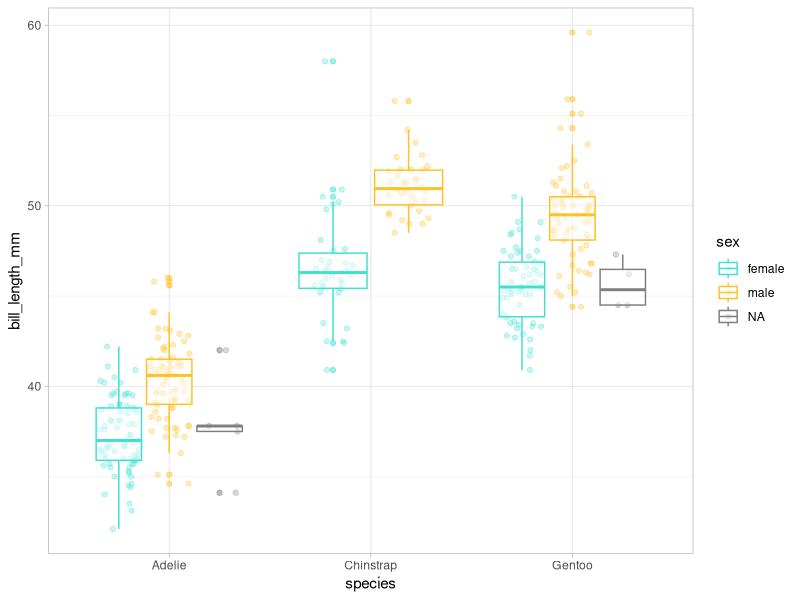
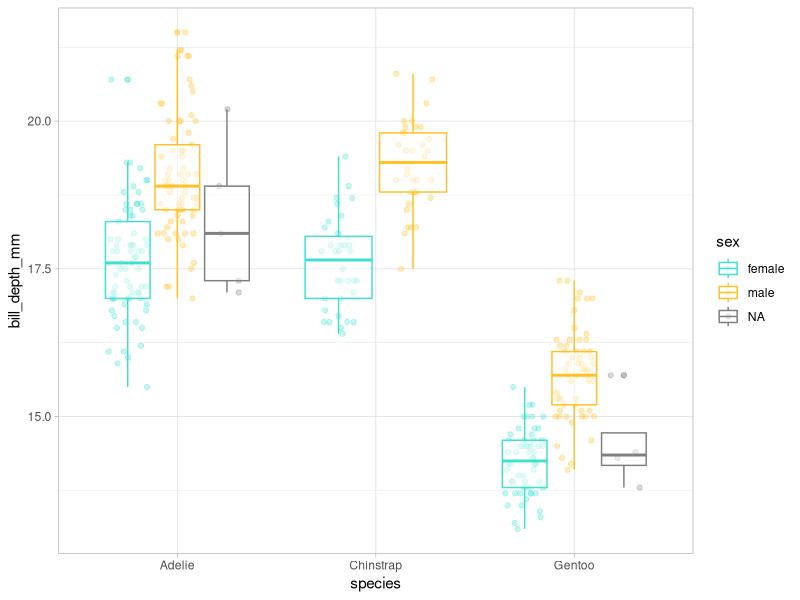
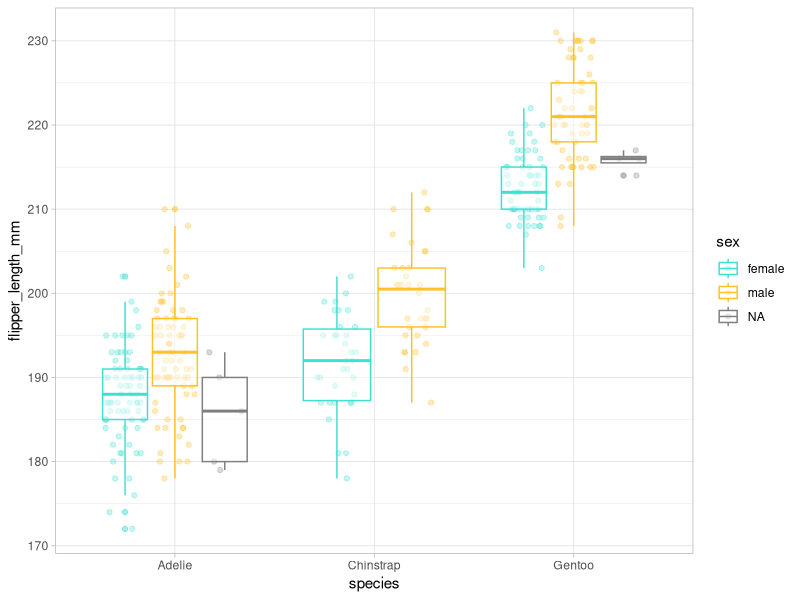
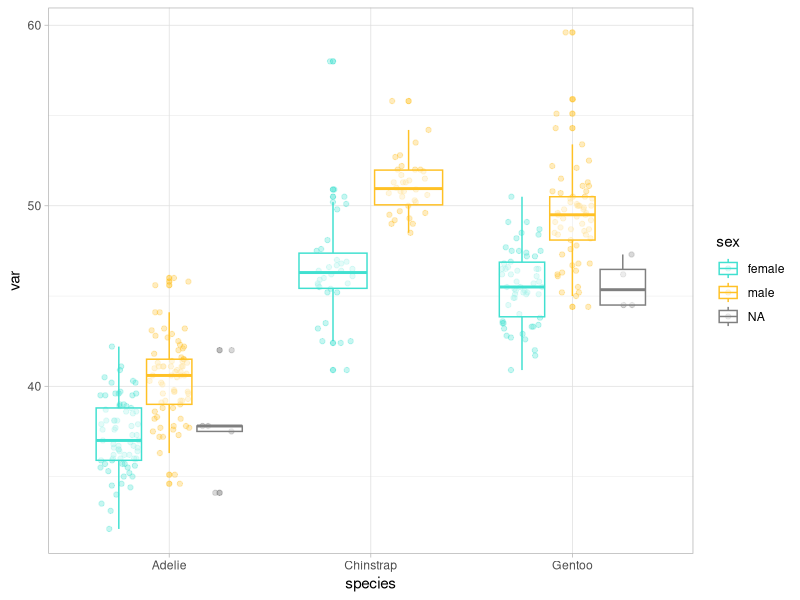

The R script that drew these images, in order: (Note: this script raises an error after producing the figures.)
## ---- chunk 1
#| warning: false

library(tidyverse)

d <- c("hi", "hola", "hola", "hi")

length(unique(d))  

d |> unique() |> length() # Ctrl + Shift + M para poner un pipe

## ---- chunk 2
#| warning: false

taludes <- read_delim(file = "taludes.csv", delim = ",")

taludes

taludes_bien <- read_delim(file = "taludes.csv", 
  delim = ",", col_types = list(Luz = "f", Agua = "f"))

taludes_bien
View(taludes_bien)
summary(taludes_bien)
glimpse(taludes_bien)
## ---- chunk 3
#| warning: false  

names(taludes_bien)

taludes_bien <- taludes_bien |>    
  rename(biomasa = Biomasa, # nombre nuevo = nombre viejo          
         nivel_luz = Luz, 
         agua_estival = Agua)
## ---- chunk 4

set.seed(123) 
mean(rnorm(10, mean = 50, sd = 25) / 12, trim = 0.2)  

set.seed(123) 
mean(rnorm(10,mean=50,sd=25)/12,trim=0.2)
## ---- chunk 5
#| warning: false

taludes_bien |> 
  slice(1) # shortcut para el pipe: CTRL + SHIFT + M 

taludes_bien |>
  slice(1, 5)

taludes_bien |> 
  slice(1:6)

taludes_bien |>
  slice(-c(1:5))

## ---- chunk 6
#| warning: false

taludes_bien |>
  arrange(biomasa)

taludes_bien |> 
  arrange(desc(biomasa))

## ---- chunk 7
#| warning: false

taludes_bien |>
  filter(nivel_luz == "Nivel 1") # filtrar por filas que cumplen un patrón 

taludes_bien |>
  filter(nivel_luz == "Nivel 1" & biomasa > 4) # combinar criterios: AND

taludes_bien |>
  filter(nivel_luz == "Nivel 1" | biomasa > 5) # combinar criterios: OR

taludes_bien |>
  filter(nivel_luz %in% c("Nivel 1", "Nivel 3")) # combinar criterios: %in% 
## ---- chunk 8
#| warning: false

taludes_bien |>
  select(biomasa, agua_estival)

?select # operators y selection helpers

taludes_bien |>
  select(contains("a"))

# se pueden utilizar todo tipo de patrones de texto: https://rstudio.github.io/cheatsheets/strings.pdf

taludes_bien |>
  select(nivel_luz, everything()) # se puede usar para reordenar variables

## ---- chunk 9
#| warning: false

taludes_bien |>
  mutate(
    # definir una variable desde cero
    ID = 1:nrow(taludes_bien), 
    supervivencia = as.factor(sample(
      c(0, 1),
      size = nrow(taludes_bien),
      replace = TRUE
    )),
    # utilizar una variable para calcular otra
    carbono = biomasa * rnorm(
      n = nrow(taludes_bien),
      mean = 0.4,
      sd = 0.2
    )
  ) |> 
  select(ID, everything())

taludes_bien |> 
  mutate(
    # sobreescribir una variable. En concreto fct_recode 
    # sirve para redefinir los niveles de un factor
    agua_estival = fct_recode(
      agua_estival, sequia = "Sequia estival", lluvia = "Lluvia estival"),
    nivel_luz = fct_recode(
      nivel_luz,
      `1` = "Nivel 1",
      `2` = "Nivel 2",
      `3` = "Nivel 3"
    )
  )

taludes_bien |>
  mutate(
    # utilizar varias variables para calcular otra nueva
    estres = case_when(
      # "Si el nivel de luz es 1 y hay sequia, el estrés será alto"
      nivel_luz == "Nivel 1" & agua_estival == "Sequia estival" ~ "alto",
      nivel_luz == "Nivel 3" & agua_estival == "Lluvia estival" ~ "bajo",
      TRUE ~ "intermedio"
    )
  )

# repetimos todo lo anterior concatenando todo el proceso:

taludes_trans <- taludes_bien |> 
  mutate(
  ID = 1:nrow(taludes_bien),
  supervivencia = as.factor(sample(
    c(0, 1),
    size = nrow(taludes_bien),
    prob = c(0.4, 0.6),
    replace = TRUE
  )),
  carbono = biomasa * rnorm(
    n = nrow(taludes_bien),
    mean = 0.4,
    sd = 0.2
  )
) |>
  mutate(
    agua_estival = fct_recode(agua_estival, sequia = "Sequia estival", lluvia = "Lluvia estival"),
    nivel_luz = fct_recode(
      nivel_luz,
      `1` = "Nivel 1",
      `2` = "Nivel 2",
      `3` = "Nivel 3"
    )
  ) |>
  mutate(
    estres = case_when(
      nivel_luz == 1 &
        agua_estival == "sequia" ~ "alto",
      nivel_luz == 3 &
        agua_estival == "lluvia" ~ "bajo",
      TRUE ~ "intermedio"
    )
  )

## ---- chunk 10
#| warning: false

taludes_trans |> 
  summarise(c_min = min(carbono),
            c_max = max(carbono))

## ---- chunk 11
#| warning: false

taludes_trans |>
  group_by(estres) |>  
  summarise(biomasa_min = min(biomasa),
            biomasa_mean = mean(biomasa),
            biomasa_max = max(biomasa))

## ---- chunk 12
#| warning: false

stocks <- tibble(
  year   = c(2015, 2015, 2016, 2016),
  half  = c(   1,    2,     1,    2),
  return = c(1.88, 0.59, 0.92, 0.17)
)

stocks |> 
  pivot_wider(names_from = year, values_from = return) 

stocks |> 
  pivot_wider(names_from = year, values_from = return) |> 
  pivot_longer(cols = `2015`:`2016`, names_to = "year", values_to = "return")
## ---- chunk 13
#| warning: false

# join: left, right, full, inner

set.seed(123)

bloques <- tibble(ID = 1:nrow(taludes_trans), 
  bloque = sample(x = 1:2, size = nrow(taludes_trans), replace = TRUE))

taludes_trans <- taludes_trans |> 
  left_join(bloques) |> 
  select(ID, bloque, everything())

## ---- chunk 14
#| warning: false

write_delim(taludes_trans, file = "taludes_trans.csv", delim = ";")

# en file hay que especificar el directorio donde queremos que se guarde. Si no, se guardará en el directorio de trabajo (getwd())
## ---- chunk 15
#| warning: false  

# install.packages("palmerpenguins")
library(palmerpenguins)

df <- penguins |>
  select(bill_length_mm, bill_depth_mm, flipper_length_mm, body_mass_g)

df_rescaled1 <- df |>
  mutate(
    bill_length_mm = (bill_length_mm - min(bill_length_mm, na.rm = TRUE)) / (
      max(bill_length_mm, na.rm = TRUE) - min(bill_length_mm, na.rm = TRUE)
    ),
    bill_depth_mm = (bill_depth_mm - min(bill_depth_mm, na.rm = TRUE)) / (
      max(bill_depth_mm, na.rm = TRUE) - min(bill_length_mm, na.rm = TRUE)
    ),
    flipper_length_mm = (flipper_length_mm - min(flipper_length_mm, na.rm = TRUE)) / (
      max(flipper_length_mm, na.rm = TRUE) - min(flipper_length_mm, na.rm = TRUE)
    ),
    body_mass_g = (body_mass_g - min(body_mass_g, na.rm = TRUE)) / (max(body_mass_g, na.rm = TRUE) - min(body_mass_g, na.rm = TRUE))
  )

View(df_rescaled1)

rescale01 <- function(x) { 
  rng <- range(x, na.rm = TRUE)      
  (x - rng[1]) / (rng[2] - rng[1])
}

df_rescaled2 <- df |>
  mutate(
    bill_length_mm = rescale01(x = bill_length_mm),
    bill_depth_mm = rescale01(x = bill_depth_mm),
    flipper_length_mm = rescale01(x = flipper_length_mm),
    body_mass_g = rescale01(x = body_mass_g)
  )

View(df_rescaled2)

df_rescaled3 <- lapply(df, rescale01)

View(df_rescaled3)

## ---- chunk 16

nombre1_v1 <- function(x, y) {
  paste(x, y, sep = "_")
}

nombre1_v2 <- function(x, y) paste(x, y, sep = "_")

nombre1_v3 <- \(x, y) paste(x, y, sep = "_")

nombre1_v1("Vero", "Cruz")
nombre1_v2("Vero", "Cruz")
nombre1_v3("Vero", "Cruz")
## ---- chunk 17

map(penguins, function(x) length(unique(x)))  

penguins |>    
  map(function(x) length(unique(x)))
## ---- chunk 18
#| warning: false  

penguins_num <- penguins |>
  select(species, sex, where(is.numeric))  # nos interesan las diferencias entre especie y sexo

ggplot(penguins_num, aes(x = species, y = bill_length_mm, color = sex)) +     geom_point(position = position_jitterdodge(), alpha = 0.3) +
  geom_boxplot(alpha = 0.5) +
  scale_color_manual(values = c("turquoise", "goldenrod1")) +
  theme_light()

ggplot(penguins_num, aes(x = species, y = bill_depth_mm, color = sex)) +   geom_point(position = position_jitterdodge(), alpha = 0.3) +
  geom_boxplot(alpha = 0.5) +
  scale_color_manual(values = c("turquoise", "goldenrod1")) +
  theme_light()

ggplot(penguins_num, aes(x = species, y = flipper_length_mm, color = sex)) +   geom_point(position = position_jitterdodge(), alpha = 0.3) +
  geom_boxplot(alpha = 0.5) +
  scale_color_manual(values = c("turquoise", "goldenrod1")) +
  theme_light()  # etc
## ---- chunk 19
#| warning: false  

var <- penguins_num$bill_length_mm  

ggplot(penguins_num, aes(x = species, y = var, color = sex)) +   
  geom_point(position = position_jitterdodge(), alpha = 0.3) +   
  geom_boxplot(alpha = 0.5) +   
  scale_color_manual(values = c("turquoise", "goldenrod1")) +   
  theme_light()
## ---- chunk 20
#| warning: false 
#| error: true  

var <- body_mass_g 
var <- "body_mass_g"  

ggplot(penguins_num, aes(x = species, y = var, color = sex)) +   
  geom_point(position = position_jitterdodge(), alpha = 0.3) +   
  geom_boxplot(alpha = 0.5) +   
  scale_color_manual(values = c("turquoise", "goldenrod1")) +   
  theme_light() +   
  ylab(var) # grafico erroneo  

ggplot(penguins_num, aes(x = species, y = .data[[var]], color = sex)) +   
  geom_point(position = position_jitterdodge(), alpha = 0.3) +   
  geom_boxplot(alpha = 0.5) +   
  scale_color_manual(values = c("turquoise", "goldenrod1")) +   
  theme_light() +   
  ylab(var) # grafico correcto
## ---- chunk 21

explorar_penguins <- function (var) {
  ggplot(penguins_num, aes(x = species, y = .data[[var]], color = sex)) + 
    geom_point(position = position_jitterdodge(), alpha = 0.3) +     
    geom_boxplot(alpha = 0.5) +     
    scale_color_manual(values = c("turquoise", "goldenrod1")) +     
    theme_light() +     
    ylab(var)
}
## ---- chunk 22

explorar_penguins(var = "body_mass_g")  
explorar_penguins(var = "flipper_length_mm")  
explorar_penguins(var = "bill_depth_mm")
## ---- chunk 23

set.seed(123)  

df_ej <- data.frame(
  a = sample(1:5),
  b = sample(1:5),
  c = sample(1:5) )  

salida <- vector("double", 3)           # 1. salida 

for (i in 1:3) {                        # 2. secuencia   
  salida[[i]] <- first(df_ej[[i]])      # 3. cuerpo 
}  

salida  

# podriamos generalizar el for 

salida <- vector("double", ncol(df_ej))   # 1. salida 

for (i in seq_along(df_ej)) {             # 2. secuencia   
  salida[[i]] <- first(df_ej[[i]])        # 3. cuerpo 
}  

salida  

# tambien podriamos iterar sobre filas 

salida <- vector("double", nrow(df_ej))  

for(i in 1:nrow(df_ej)) {     
  salida[[i]] <- sum(df_ej[i, ]) 
}  

salida
## ---- chunk 24

map(df_ej, first)  

df_ej |>    
  map(first)  

salida <- vector("list", length = 3) 

for (i in 1:3) {   
  salida[[i]] <- first(df_ej[[i]]) 
} 

salida
## ---- chunk 25

cuadratica <- function(x) {   
  x ^ 2 
}  

map_ouput_list <- map(.x = 1:4, .f = cuadratica)  
lapply_ouput_list <- lapply(X = 1:4, FUN = cuadratica)  

## ---- chunk 26

map_df(df_ej, first)

map_lgl(penguins, is.numeric) 
penguins_num <- penguins[ , map_lgl(penguins, is.numeric)]  

map_dbl(penguins_num, median, na.rm = T) 

map_chr(penguins, class) 

map_int(penguins, \(x) length(unique(x))) 

1:4 |>
  map_vec(\(x) as.Date(ISOdate(x + 2024, 12, 03)))
## ---- chunk 27
Sys.time()
sessionInfo()
